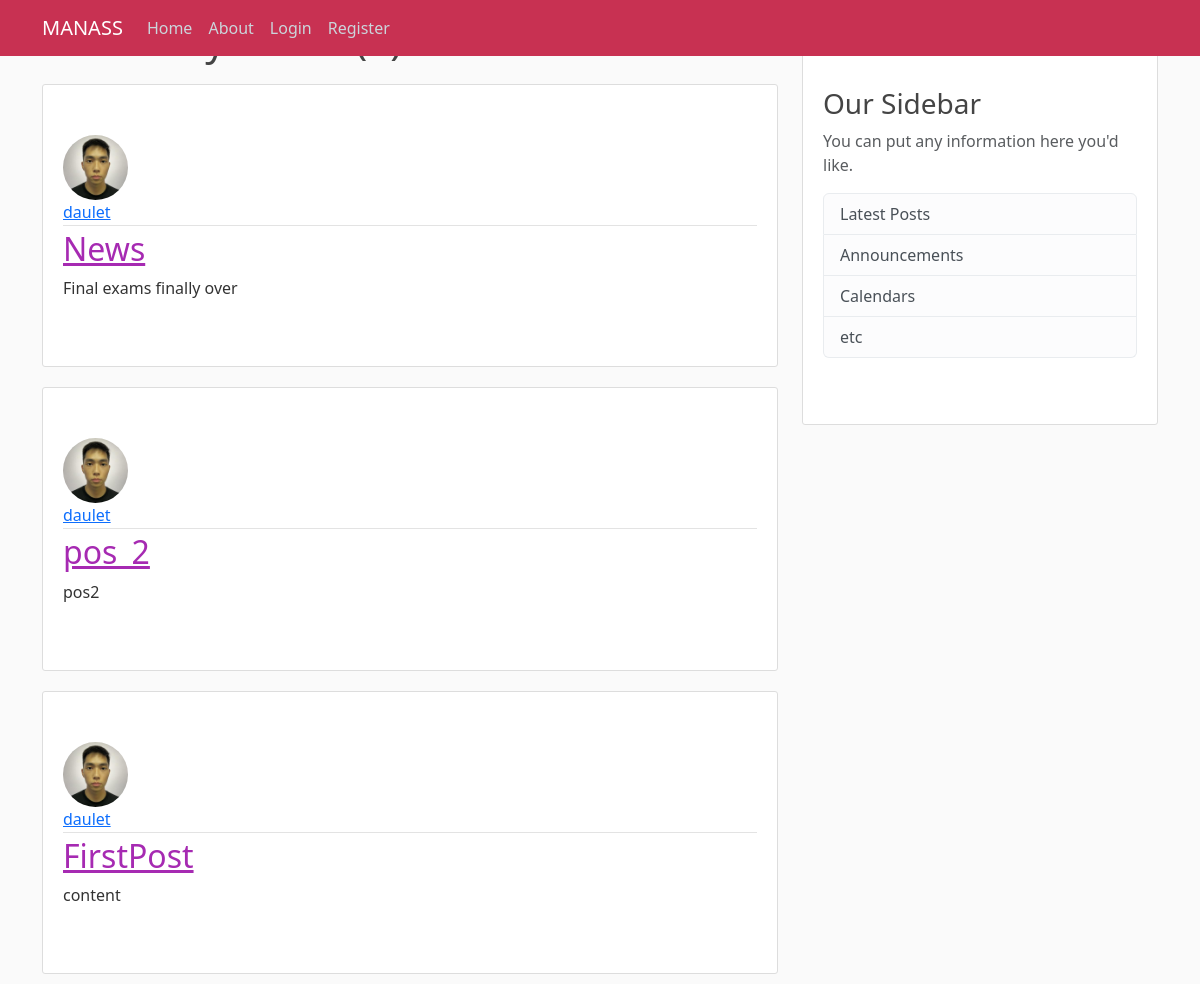
/user/daulet, run on an earlier commit of the app's database.
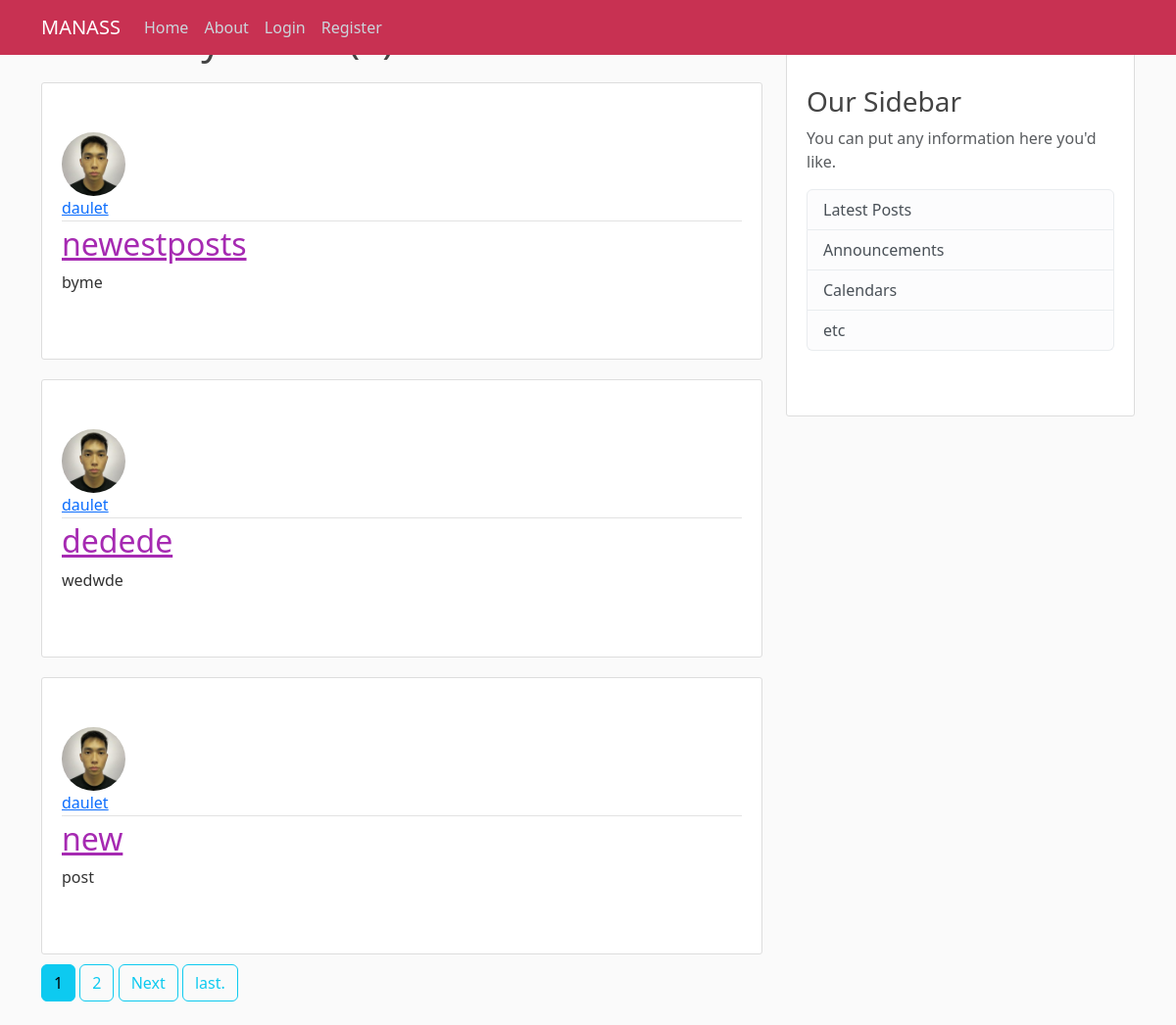
And on a later commit of the database.
### blog/models.py (models this page shows, shortened)
class Post (models.Model):
    title = models.CharField(max_length=30)
    content = models.TextField()
    date = models.DateTimeField(default=timezone.now)
    author = models.ForeignKey(User , on_delete=models.CASCADE)

### users/models.py (models this page shows, shortened)
class Profile(models.Model):
    user = models.OneToOneField(User , on_delete=models.CASCADE)
    image = models.ImageField(default='default.jpg' , upload_to='profile_pics')

### blog/views.py (the view)
# urls.py: path('user/<str:username>', UserPostListView.as_view(), name= "user-posts"),
class UserPostListView(ListView):
    model = Post
    template_name = 'blog/user_posts.html'
    context_object_name = 'posts'
    paginate_by = 3
    def get_queryset(self):
        user = get_object_or_404(User , username = self.kwargs.get('username'))
        return Post.objects.order_by('-date').filter(author=user)

### blog/templates/blog/user_posts.html (shortened to what this page needs)
{% extends "blog/base.html" %}
{% block content %}
    <h1 class="mb-3">Posted by {{view.kwargs.username}}({{page_obj.paginator.count}})</h1>
  {% for post in posts %}
  <article  class="media content-section">
    <img class="rounded-circle article-img " src = "{{post.author.profile.image.url}}">
      <div class="media-body">
        <div class="article-metadata">
          <a class="mr-2" href="{%url 'user-posts' post.author.username%}">{{ post.author }}</a>
        </div>
        <h2><a class="article-title" href="{% url 'post-detail' post.id %}">{{ post.title }}</a></h2>
        <p class="article-content">{{ post.content }}</p>
      </div>
    </article>
    {% endfor %}
    {% if is_paginated %}
      {%for num in page_obj.paginator.page_range%}
        {%if page_obj.number == num %}
        <a class="btn btn-info mb-4" href="?page={{num}}">{{num}}</a>
        {% elif num > page_obj.number|add:'-3' and num < page_obj.number|add:'3' %}
        <a class="btn btn-outline-info mb-4" href="?page={{num}}">{{num}}</a>
        {%endif%}
      {%endfor%}
      {%if page_obj.has_next %}
      <a class="btn btn-outline-info mb-4" href="?page={{page_obj.next_page_number}}">Next</a>
      <a class="btn btn-outline-info mb-4" href="?page={{page_obj.paginator.num_pages}}">last.</a>
  {%endif%}
    {%endif%}
{% endblock content %}

What changed in the data, as far as the page shows it:
no longer on this page (row unchanged): Post: author.profile.image (picture), author "daulet", title "News", content "Final exams finally over"
no longer on this page (row unchanged): Post: author.profile.image (picture), author "daulet", title "pos_2", content "pos2"
no longer on this page (row unchanged): Post: author.profile.image (picture), author "daulet", title "FirstPost", content "content"
added Post: author.profile.image (picture), author "daulet", title "newestposts", content "byme"
added Post: author.profile.image (picture), author "daulet", title "dedede", content "wedwde"
added Post: author.profile.image (picture), author "daulet", title "new", content "post"
Also different on the page:
new list line: "1"
new list line: "2"
text now shown: "Next last."
